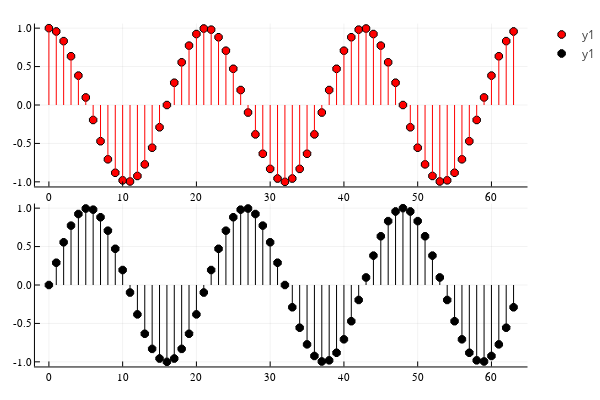

Write notebook code for a chart like this one.
### Code cell
l = layout = (2,1)

p1 = plot(n , real(w₄), line = :stem, marker = :o, color=:red)
p2 = plot(n , imag(w₄), line = :stem, marker = :o, color=:black)

plot(p1, p2, layout = l)
